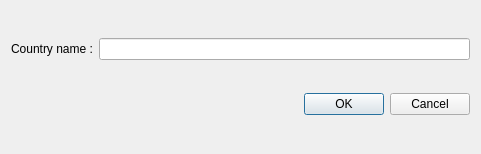
<?xml version="1.0" encoding="UTF-8"?>
<ui version="4.0">
 <class>CountryNameDialog</class>
 <widget class="QDialog" name="CountryNameDialog">
  <property name="geometry">
   <rect>
    <x>0</x>
    <y>0</y>
    <width>481</width>
    <height>154</height>
   </rect>
  </property>
  <property name="windowTitle">
   <string>Dialog</string>
  </property>
  <layout class="QVBoxLayout" name="verticalLayout">
   <item>
    <layout class="QHBoxLayout" name="horizontalLayout">
     <item>
      <widget class="QLabel" name="label">
       <property name="text">
        <string>Country name :</string>
       </property>
      </widget>
     </item>
     <item>
      <widget class="QLineEdit" name="lineEdit"/>
     </item>
    </layout>
   </item>
   <item>
    <widget class="QDialogButtonBox" name="buttonBox">
     <property name="orientation">
      <enum>Qt::Horizontal</enum>
     </property>
     <property name="standardButtons">
      <set>QDialogButtonBox::Cancel|QDialogButtonBox::Ok</set>
     </property>
    </widget>
   </item>
  </layout>
 </widget>
 <resources/>
 <connections>
  <connection>
   <sender>buttonBox</sender>
   <signal>accepted()</signal>
   <receiver>CountryNameDialog</receiver>
   <slot>accept()</slot>
   <hints>
    <hint type="sourcelabel">
     <x>248</x>
     <y>254</y>
    </hint>
    <hint type="destinationlabel">
     <x>157</x>
     <y>274</y>
    </hint>
   </hints>
  </connection>
  <connection>
   <sender>buttonBox</sender>
   <signal>rejected()</signal>
   <receiver>CountryNameDialog</receiver>
   <slot>reject()</slot>
   <hints>
    <hint type="sourcelabel">
     <x>316</x>
     <y>260</y>
    </hint>
    <hint type="destinationlabel">
     <x>286</x>
     <y>274</y>
    </hint>
   </hints>
  </connection>
 </connections>
</ui>
